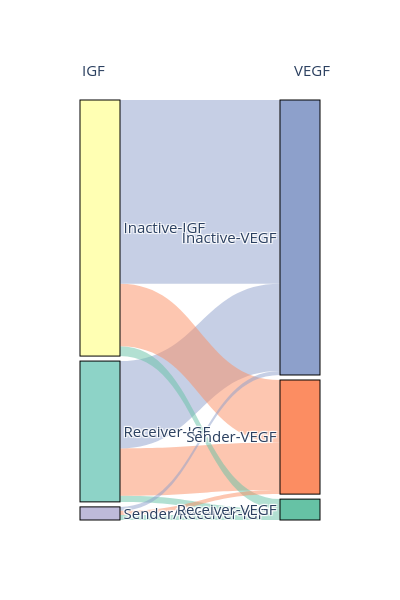

The code cell stored with this chart in its notebook:
### Code cell
ri.pl.alluvial_twopath(adata, 'IGF', 'VEGF')

### Figure 1 — Plotly figure (JSON) as saved in the notebook; plotly's stock layout.template omitted (floating-point values rounded to 4 significant figures)
{"data": [{"link": {"color": ["rgba(102.0, 194.0, 165.0, 0.5)", "rgba(252.0, 141.0, 98.0, 0.5)", "rgba(141.0, 160.0, 203.0, 0.5)", "rgba(102.0, 194.0, 165.0, 0.5)", "rgba(252.0, 141.0, 98.0, 0.5)", "rgba(141.0, 160.0, 203.0, 0.5)", "rgba(102.0, 194.0, 165.0, 0.5)", "rgba(252.0, 141.0, 98.0, 0.5)", "rgba(141.0, 160.0, 203.0, 0.5)"], "source": [0, 0, 0, 1, 1, 1, 2, 2, 2], "target": [3, 4, 5, 3, 4, 5, 3, 4, 5], "value": [146, 1134, 2091, 234, 1498, 4398, 120, 100, 94]}, "node": {"color": ["rgb(141.0, 211.0, 199.0)", "rgb(255.0, 255.0, 179.0)", "rgb(190.0, 186.0, 218.0)", "rgb(102.0, 194.0, 165.0)", "rgb(252.0, 141.0, 98.0)", "rgb(141.0, 160.0, 203.0)"], "label": ["Receiver-IGF", "Inactive-IGF", "Sender/Receiver-IGF", "Receiver-VEGF", "Sender-VEGF", "Inactive-VEGF"], "line": {"color": "black", "width": 1}, "pad": 5, "thickness": 40}, "type": "sankey"}], "layout": {"annotations": [{"align": "center", "showarrow": false, "text": "IGF", "x": 0, "xref": "paper", "y": 1.1, "yref": "paper"}, {"align": "center", "showarrow": false, "text": "VEGF", "x": 1.05, "xref": "paper", "y": 1.1, "yref": "paper"}], "autosize": false, "font": {"size": 15}, "height": 600, "width": 400}}
